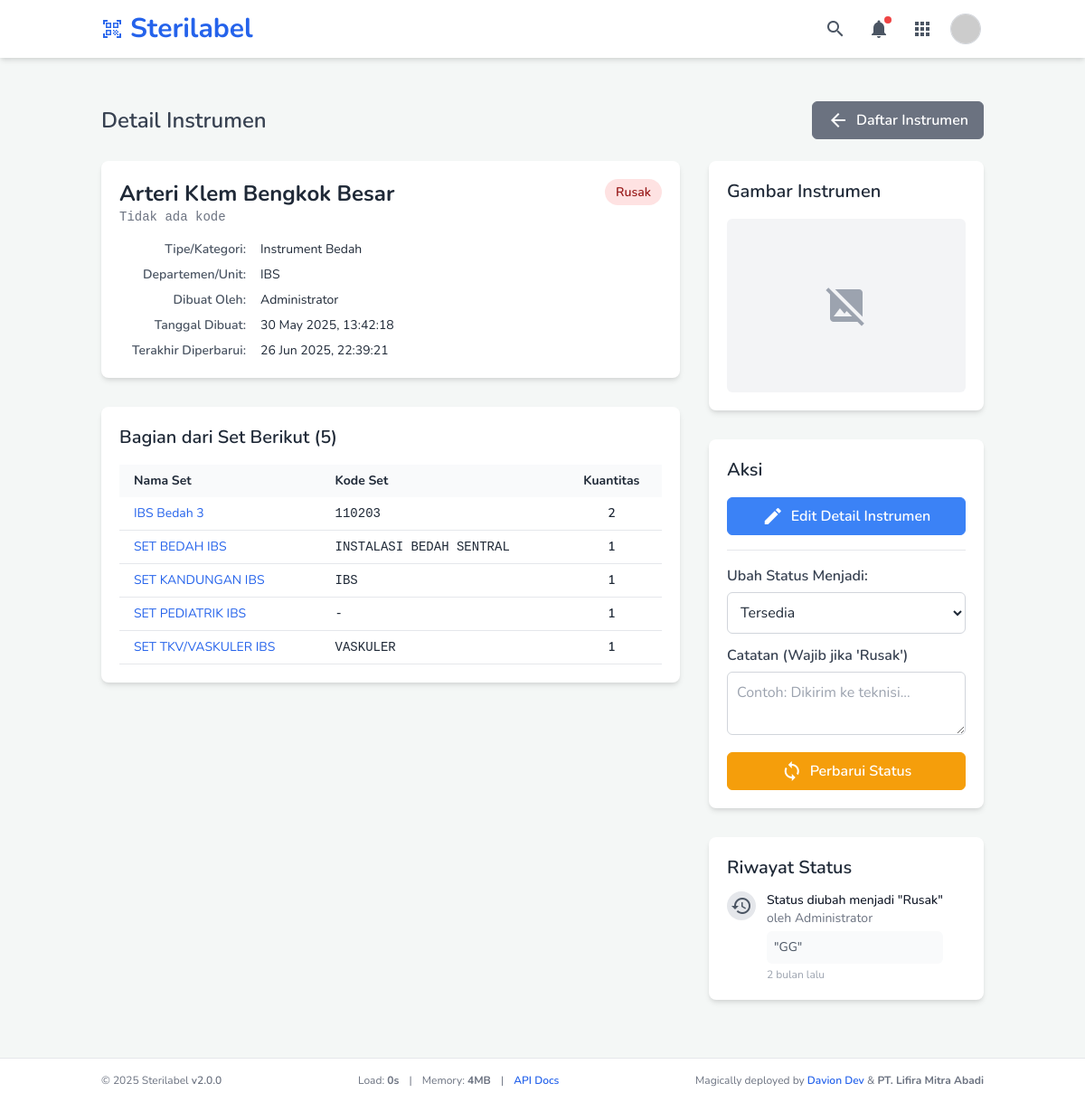
/instrument_detail.php?instrument_id=5 (signed in), run on an earlier commit of the app's database.
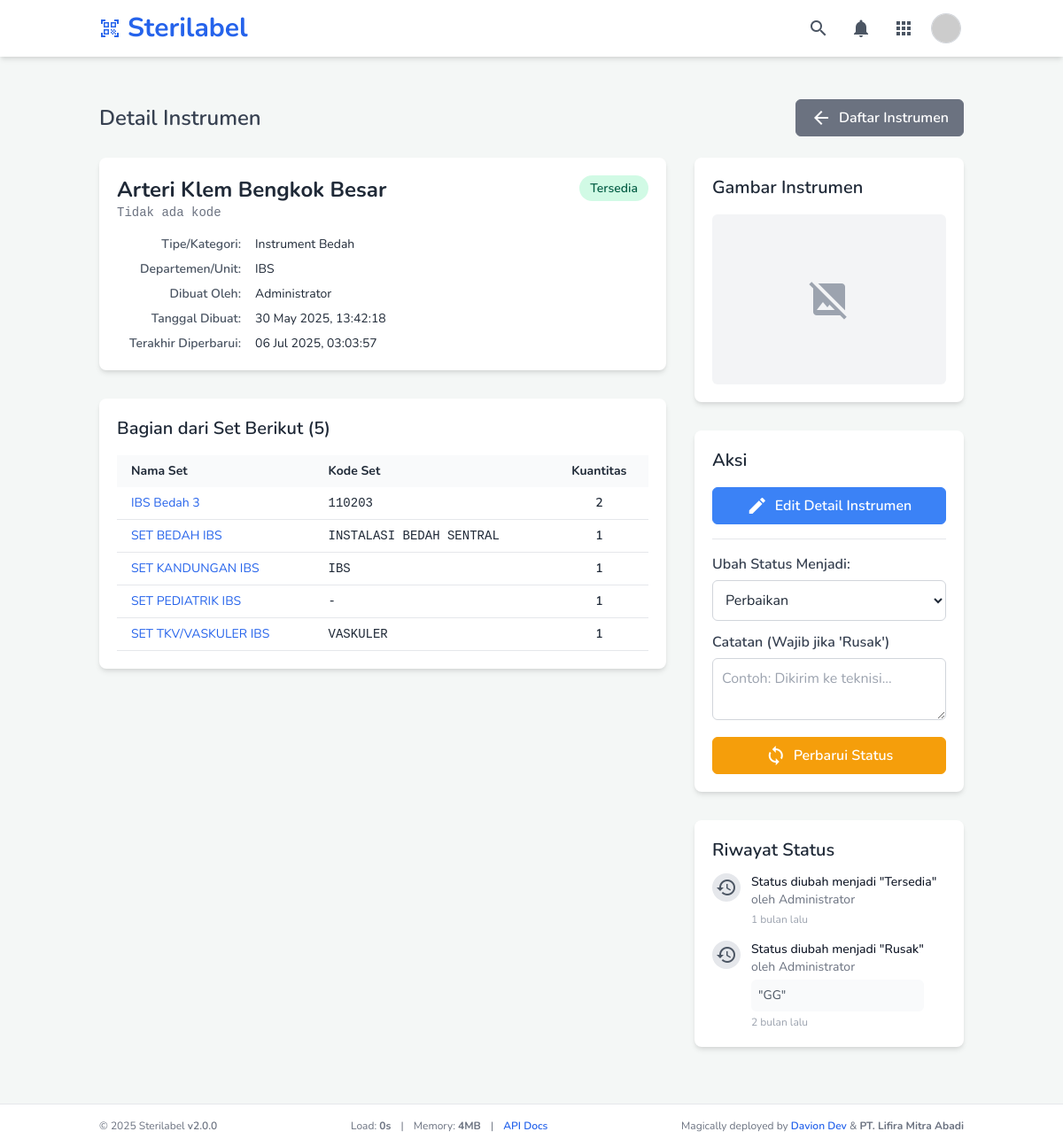
And on a later commit of the database.
### tables this page shows
CREATE TABLE `instruments` (
  `instrument_id` int(11) NOT NULL,
  `instrument_name` varchar(255) NOT NULL,
  `instrument_code` varchar(100) DEFAULT NULL,
  `instrument_type_id` int(11) DEFAULT NULL,
  `department_id` int(11) NOT NULL,
  `notes` text DEFAULT NULL,
  `image_filename` varchar(255) DEFAULT NULL,
  `status` varchar(50) NOT NULL DEFAULT 'tersedia',
  `expiry_in_days` int(5) DEFAULT NULL COMMENT 'Masa kedaluwarsa standar untuk instrumen ini dalam hari. NULL berarti menggunakan pengaturan global.',
  `created_by_user_id` int(11) DEFAULT NULL,
  `created_at` timestamp NULL DEFAULT current_timestamp(),
  `updated_at` timestamp NULL DEFAULT current_timestamp() ON UPDATE current_timestamp()
);

CREATE TABLE `instrument_types` (
  `type_id` int(11) NOT NULL,
  `type_name` varchar(100) NOT NULL,
  `is_active` tinyint(1) NOT NULL DEFAULT 1,
  `created_at` timestamp NOT NULL DEFAULT current_timestamp()
);

CREATE TABLE `departments` (
  `department_id` int(11) NOT NULL,
  `department_name` varchar(100) NOT NULL,
  `is_active` tinyint(1) NOT NULL DEFAULT 1,
  `created_at` timestamp NOT NULL DEFAULT current_timestamp()
);

CREATE TABLE `users` (
  `user_id` int(11) NOT NULL,
  `username` varchar(50) NOT NULL,
  `email` varchar(100) DEFAULT NULL,
  `password_hash` varchar(255) NOT NULL,
  `full_name` varchar(100) DEFAULT NULL,
  `role` enum('admin','staff','supervisor') NOT NULL DEFAULT 'staff',
  `created_at` timestamp NULL DEFAULT current_timestamp()
);

CREATE TABLE `instrument_set_items` (
  `set_item_id` int(11) NOT NULL,
  `set_id` int(11) NOT NULL,
  `instrument_id` int(11) NOT NULL,
  `quantity` int(11) NOT NULL DEFAULT 1
);

CREATE TABLE `instrument_sets` (
  `set_id` int(11) NOT NULL,
  `set_name` varchar(255) NOT NULL,
  `set_code` varchar(100) DEFAULT NULL,
  `special_instructions` text DEFAULT NULL,
  `expiry_in_days` int(5) DEFAULT NULL COMMENT 'Masa kedaluwarsa standar untuk set ini dalam hari. NULL berarti menggunakan aturan terpendek dari item di dalamnya atau pengaturan global.',
  `created_by_user_id` int(11) DEFAULT NULL,
  `created_at` timestamp NULL DEFAULT current_timestamp(),
  `updated_at` timestamp NULL DEFAULT current_timestamp() ON UPDATE current_timestamp()
);

CREATE TABLE `instrument_history` (
  `history_id` int(11) NOT NULL,
  `instrument_id` int(11) NOT NULL,
  `changed_to_status` varchar(50) NOT NULL,
  `user_id` int(11) DEFAULT NULL,
  `change_timestamp` timestamp NOT NULL DEFAULT current_timestamp(),
  `notes` text DEFAULT NULL
);

### config.php (called while the page is built, shortened)
<?php
if (!function_exists('getUniversalStatusBadge')) {
    function getUniversalStatusBadge(string $status): array
    {
        $statusLower = strtolower(str_replace(' ', '_', $status));
        $defaultClass = 'bg-gray-100 text-gray-700';
        $defaultText = ucfirst(str_replace('_', ' ', $status));
        $statusMap = [
            'active' => ['text' => 'Aktif', 'class' => 'bg-green-100 text-green-800'],
            'used' => ['text' => 'Telah Digunakan', 'class' => 'bg-blue-100 text-blue-800'],
            'expired' => ['text' => 'Kedaluwarsa', 'class' => 'bg-red-100 text-red-800'],
            'pending_validation' => ['text' => 'Pending Validasi', 'class' => 'bg-yellow-100 text-yellow-800'],
            'recalled' => ['text' => 'Ditarik Kembali', 'class' => 'bg-purple-100 text-purple-700'],
            'persiapan' => ['text' => 'Persiapan', 'class' => 'bg-gray-200 text-gray-800'],
            'menunggu_validasi' => ['text' => 'Menunggu Validasi', 'class' => 'bg-yellow-100 text-yellow-800'],
            'completed' => ['text' => 'Selesai (Lulus)', 'class' => 'bg-green-100 text-green-800'],
            'selesai' => ['text' => 'Selesai (Lulus)', 'class' => 'bg-green-100 text-green-800'],
            'failed' => ['text' => 'Gagal', 'class' => 'bg-red-100 text-red-800'],
            'gagal' => ['text' => 'Gagal', 'class' => 'bg-red-100 text-red-800'],
            'tersedia' => ['text' => 'Tersedia', 'class' => 'bg-green-100 text-green-800'],
            'sterilisasi' => ['text' => 'Sterilisasi', 'class' => 'bg-blue-100 text-blue-800'],
            'perbaikan' => ['text' => 'Perbaikan', 'class' => 'bg-yellow-100 text-yellow-800'],
            'rusak' => ['text' => 'Rusak', 'class' => 'bg-red-100 text-red-800'],
        ];
        return $statusMap[$statusLower] ?? ['text' => $defaultText, 'class' => $defaultClass];
    }
}
if (!function_exists('timeAgo')) {
    function timeAgo(string $datetime): string {
        try {
            $now = new DateTime('now', new DateTimeZone('Asia/Jakarta'));
            $ago = new DateTime($datetime, new DateTimeZone('Asia/Jakarta'));
            $diff = $now->diff($ago);
            $diff->w = floor($diff->d / 7);
            $diff->d -= $diff->w * 7;
            $string = ['y' => 'tahun', 'm' => 'bulan', 'w' => 'minggu', 'd' => 'hari', 'h' => 'jam', 'i' => 'menit', 's' => 'detik'];
            foreach ($string as $k => &$v) {
                if ($diff->$k) $v = $diff->$k . ' ' . $v; else unset($string[$k]);
            }
            return implode(', ', array_slice($string, 0, 1)) . ' lalu';
        } catch (Exception $e) {
            error_log("Error in timeAgo function (config.php): " . $e->getMessage() . " for datetime: " . $datetime);
            return 'tanggal tidak valid';
        }
    }
}

### instrument_detail.php (the view, shortened to what the rows shown need)
<?php
require_once 'header.php';
$instrumentId = null;
$instrumentData = null;
$setsContainingInstrument = [];
$instrumentHistory = [];
if (isset($_GET['instrument_id']) && is_numeric($_GET['instrument_id'])) {
    $instrumentId = (int)$_GET['instrument_id'];
} else {
    $_SESSION['flash_message'] = ['type' => 'error', 'text' => 'ID Instrumen tidak valid atau tidak disediakan.'];
    header("Location: manage_instruments.php");
    exit;
}
$conn = connectToDatabase();
if ($conn) {
    $sql = "SELECT i.*, u.username as creator_username, u.full_name as creator_full_name, it.type_name, d.department_name
            FROM instruments i
            LEFT JOIN users u ON i.created_by_user_id = u.user_id
            LEFT JOIN instrument_types it ON i.instrument_type_id = it.type_id
            LEFT JOIN departments d ON i.department_id = d.department_id
            WHERE i.instrument_id = ?";
    if ($stmt = $conn->prepare($sql)) {
        $stmt->bind_param("i", $instrumentId);
        $stmt->execute();
        $result = $stmt->get_result();
        if ($result && $result->num_rows === 1) {
            $instrumentData = $result->fetch_assoc();
        } else {
            $pageErrorMessage = "Instrumen tidak ditemukan (ID: " . htmlspecialchars((string)$instrumentId) . ").";
        }
    } else {
        $pageErrorMessage = "Gagal mempersiapkan statement: " . $conn->error;
    }
    if ($instrumentData) {
        $sqlSets = "SELECT s.set_id, s.set_name, s.set_code, isi.quantity
                    FROM instrument_set_items isi
                    JOIN instrument_sets s ON isi.set_id = s.set_id
                    WHERE isi.instrument_id = ? ORDER BY s.set_name ASC";
        if ($stmtSets = $conn->prepare($sqlSets)) {
            $stmtSets->bind_param("i", $instrumentId);
            $stmtSets->execute();
            $resultSets = $stmtSets->get_result();
            while ($rowSet = $resultSets->fetch_assoc()) {
                $setsContainingInstrument[] = $rowSet;
            }
        }
        $sqlHistory = "SELECT h.*, u.full_name as changer_name, u.username as changer_username
                       FROM instrument_history h
                       LEFT JOIN users u ON h.user_id = u.user_id
                       WHERE h.instrument_id = ? ORDER BY h.change_timestamp DESC";
        if ($stmtHistory = $conn->prepare($sqlHistory)) {
            $stmtHistory->bind_param("i", $instrumentId);
            $stmtHistory->execute();
            $resultHistory = $stmtHistory->get_result();
            while ($rowHistory = $resultHistory->fetch_assoc()) {
                $instrumentHistory[] = $rowHistory;
            }
        }
    }
} else {
    $pageErrorMessage = "Koneksi database gagal.";
}
?>
<main class="container mx-auto px-6 py-8">
    <div class="flex flex-wrap justify-between items-center mb-6 gap-4">
        <h2 class="text-2xl font-semibold text-gray-700">
            Detail Instrumen
        </h2>
    </div>
    <?php if ($instrumentData): ?>
    <div class="grid grid-cols-1 lg:grid-cols-3 gap-8">
        <div class="lg:col-span-2 space-y-8">
            <div class="card">
                <div class="flex items-start justify-between mb-4">
                    <div>
                        <h3 class="text-2xl font-bold text-gray-800"><?php echo htmlspecialchars($instrumentData['instrument_name']); ?></h3>
                        <p class="font-mono text-sm text-gray-500"><?php echo htmlspecialchars($instrumentData['instrument_code'] ?? 'Tidak ada kode'); ?></p>
                    </div>
                    <?php $statusInfo = getUniversalStatusBadge($instrumentData['status']); ?>
                    <span class="status-badge-lg <?php echo $statusInfo['class']; ?> whitespace-nowrap"><?php echo $statusInfo['text']; ?></span>
                </div>
                 <dl class="detail-grid text-sm">
                    <dt>Tipe/Kategori:</dt><dd><?php echo htmlspecialchars($instrumentData['type_name'] ?? '-'); ?></dd>
                    <dt>Departemen/Unit:</dt><dd><?php echo htmlspecialchars($instrumentData['department_name'] ?? '-'); ?></dd>
                    <dt>Dibuat Oleh:</dt><dd><?php echo htmlspecialchars($instrumentData['creator_full_name'] ?? ($instrumentData['creator_username'] ?? 'N/A')); ?></dd>
                    <dt>Tanggal Dibuat:</dt><dd><?php echo (new DateTime($instrumentData['created_at']))->format('d M Y, H:i:s'); ?></dd>
                    <dt>Terakhir Diperbarui:</dt><dd><?php echo (new DateTime($instrumentData['updated_at']))->format('d M Y, H:i:s'); ?></dd>
                </dl>
            </div>
            <div class="card">
                <h3 class="text-xl font-semibold text-gray-800 mb-4">Bagian dari Set Berikut (<?php echo count($setsContainingInstrument); ?>)</h3>
                <?php if (!empty($setsContainingInstrument)): ?>
                    <div class="overflow-x-auto">
                        <table class="w-full text-sm">
                            <thead class="bg-gray-50"><tr><th class="px-4 py-2 text-left">Nama Set</th><th class="px-4 py-2 text-left">Kode Set</th><th class="px-4 py-2 text-center">Kuantitas</th></tr></thead>
                            <tbody>
                                <?php foreach ($setsContainingInstrument as $set): ?>
                                    <tr class="border-b"><td class="px-4 py-2"><a href="set_detail.php?set_id=<?php echo $set['set_id']; ?>" class="text-blue-600 hover:underline"><?php echo htmlspecialchars($set['set_name']); ?></a></td><td class="px-4 py-2 font-mono"><?php echo htmlspecialchars($set['set_code'] ?? '-'); ?></td><td class="px-4 py-2 text-center font-semibold"><?php echo htmlspecialchars((string)$set['quantity']); ?></td></tr>
                                <?php endforeach; ?>
                            </tbody>
                        </table>
                    </div>
                <?php else: ?><p class="text-gray-600">Instrumen ini tidak tergabung dalam set manapun.</p><?php endif; ?>
            </div>
        </div>
        <div class="lg:col-span-1 space-y-8">
            <div class="card">
                <h3 class="text-xl font-semibold text-gray-800 mb-4">Gambar Instrumen</h3>
                <div class="w-full h-48 bg-gray-100 rounded-md flex items-center justify-center">
                    <?php if (!empty($instrumentData['image_filename']) && file_exists('uploads/instruments/' . $instrumentData['image_filename'])): ?>
                        <img src="uploads/instruments/<?php echo htmlspecialchars($instrumentData['image_filename']); ?>?t=<?php echo time(); ?>" alt="Gambar Instrumen" class="max-h-full max-w-full object-contain">
                    <?php else: ?>
                        <span class="material-icons text-gray-400" style="font-size: 48px;">image_not_supported</span>
                    <?php endif; ?>
                </div>
            </div>
            <div class="card">
                <h3 class="text-xl font-semibold text-gray-800 mb-4">Aksi</h3>
                <div class="space-y-4">
                    <a href="instrument_edit.php?instrument_id=<?php echo $instrumentId; ?>" class="btn btn-primary w-full"><span class="material-icons mr-2">edit</span>Edit Detail Instrumen</a>
                    <div class="border-t pt-4">
                        <form action="php_scripts/instrument_update_status.php" method="POST">
                            <div class="mb-3">
                                <label for="new_status" class="form-label font-medium">Ubah Status Menjadi:</label>
                                <select name="new_status" id="new_status" class="form-select">
                                    <option value="tersedia" <?php echo $instrumentData['status'] === 'tersedia' ? 'disabled' : ''; ?>>Tersedia</option>
                                    <option value="perbaikan" <?php echo $instrumentData['status'] === 'perbaikan' ? 'disabled' : ''; ?>>Perbaikan</option>
                                </select>
                            </div>
                            <div class="mb-3">
                                <label for="status_notes" class="form-label">Catatan (Wajib jika 'Rusak')</label>
                                <textarea name="notes" id="status_notes" rows="2" class="form-input" placeholder="Contoh: Dikirim ke teknisi..."></textarea>
                            </div>
                            <button type="submit" class="btn btn-warning w-full"><span class="material-icons mr-2">sync</span>Perbarui Status</button>
                        </form>
                    </div>
                </div>
            </div>
            <div class="card">
                <h3 class="text-xl font-semibold text-gray-800 mb-3">Riwayat Status</h3>
                <?php if (!empty($instrumentHistory)): ?>
                    <ul class="space-y-4">
                        <?php foreach ($instrumentHistory as $history): ?>
                            <li class="flex space-x-3">
                                <div class="flex-shrink-0">
                                    <span class="h-8 w-8 rounded-full flex items-center justify-center bg-gray-200 text-gray-600"><span class="material-icons text-lg">history</span></span>
                                </div>
                                <div>
                                    <p class="text-sm font-medium text-gray-900">Status diubah menjadi "<?php echo htmlspecialchars(getUniversalStatusBadge($history['changed_to_status'])['text']); ?>"</p>
                                    <p class="text-sm text-gray-500">oleh <?php echo htmlspecialchars($history['changer_name'] ?? ($history['changer_username'] ?? 'Sistem')); ?></p>
                                    <?php if (!empty($history['notes'])): ?>
                                        <p class="mt-1 text-sm text-gray-600 bg-gray-50 p-2 rounded-md">"<?php echo nl2br(htmlspecialchars($history['notes'])); ?>"</p>
                                    <?php endif; ?>
                                    <p class="text-xs text-gray-400 mt-1" title="<?php echo (new DateTime($history['change_timestamp']))->format('d M Y, H:i:s'); ?>"><?php echo timeAgo($history['change_timestamp']); ?></p>
                                </div>
                            </li>
                        <?php endforeach; ?>
                    </ul>
                <?php else: ?><p class="text-gray-600">Belum ada riwayat perubahan status.</p><?php endif; ?>
            </div>
        </div>
    </div>
    <?php endif; ?>
</main>
<?php
require_once 'footer.php';
?>

What changed in the data, as far as the page shows it:
changed instruments "Arteri Klem Bengkok Besar": status "Rusak" → "Tersedia"; updated_at "26 Jun 2025, 22:39:21" → "06 Jul 2025, 03:03:57"
added instrument_history: changed_to_status "Tersedia", user.full_name "Administrator", change_timestamp "1 bulan lalu"
Also different on the page:
form field new_status: "Tersedia" → "Perbaikan"
